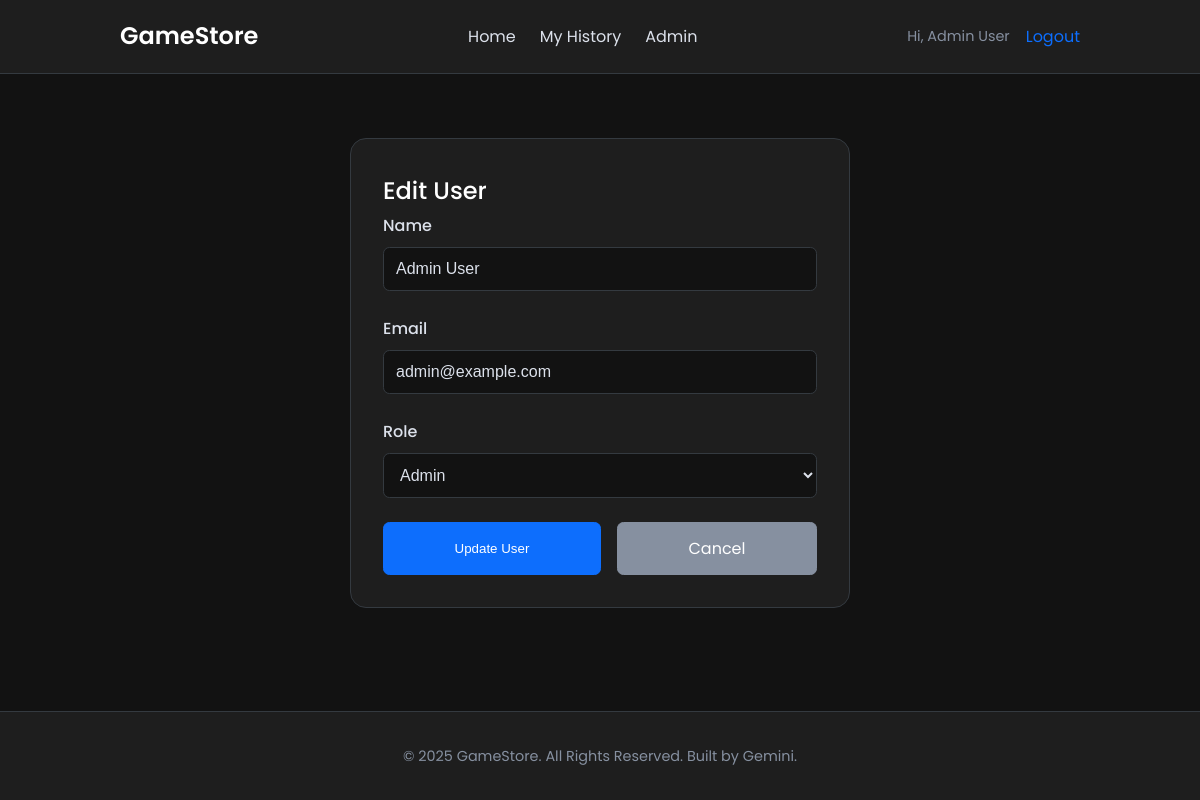
The app's page /admin/users/edit/1 (signed in) with its own data.
### tables this page shows
CREATE TABLE `users` (
  `id` int(11) NOT NULL AUTO_INCREMENT,
  `name` varchar(100) NOT NULL,
  `email` varchar(100) NOT NULL,
  `password` varchar(255) NOT NULL,
  `role` enum('user','admin') NOT NULL DEFAULT 'user',
  PRIMARY KEY (`id`),
  UNIQUE KEY `email` (`email`)
);

### controllers/admin.php (called while the page is built, shortened)
<?php
require_once 'base.php';
require_once 'models/UserModel.php';
class AdminController extends BaseController {
    public function editUser($id = null) {
        $userModel = new UserModel($this->db);
        $user = null;
        $title = 'Add New User';
        if ($id) {
            $user = $userModel->findById($id);
            $title = 'Edit User';
        }
        $this->view('admin/edit_user', [
            'title' => $title,
            'user' => $user
        ]);
    }
}

### index.php (called while the page is built, shortened)
<?php
require_once 'controllers/base.php';
try {
    $pdo = new PDO("mysql:host=" . DB_HOST . ";dbname=" . DB_NAME . ";charset=utf8mb4", DB_USER, DB_PASS);
    $pdo->setAttribute(PDO::ATTR_ERRMODE, PDO::ERRMODE_EXCEPTION);
    $pdo->setAttribute(PDO::ATTR_DEFAULT_FETCH_MODE, PDO::FETCH_ASSOC);
} catch (PDOException $e) {
    die("Database connection failed: " . $e->getMessage());
}
$request_uri = $_SERVER['REQUEST_URI'];
$request_path = parse_url($request_uri, PHP_URL_PATH);
$path_parts = explode('/', trim($request_path, '/'));
$controllerName = $path_parts[0] ?: 'home';
$methodName = $path_parts[1] ?? 'index';
$param1 = $path_parts[2] ?? null;
$param2 = $path_parts[3] ?? null;
function loadController($name, $db) {
    $controllerFile = "controllers/{$name}.php";
    if (file_exists($controllerFile)) {
        $className = ucfirst($name) . 'Controller';
        if (class_exists($className)) {
            return new $className($db);
        }
    }
    return null;
}
if ($controllerName === 'home' || $controllerName === '' || $controllerName === 'index.php') {
    $userController = loadController('user', $pdo);
    if ($userController) $userController->index(); else notFound();
} elseif ($controllerName === 'login') {
    $authController = loadController('auth', $pdo);
    if ($authController) $authController->login(); else notFound();
} elseif ($controllerName === 'register') {
    $authController = loadController('auth', $pdo);
    if ($authController) $authController->register(); else notFound();
} elseif ($controllerName === 'logout') {
    $authController = loadController('auth', $pdo);
    if ($authController) $authController->logout(); else notFound();
} elseif ($controllerName === 'history') {
    $userController = loadController('user', $pdo);
    if ($userController) $userController->history(); else notFound();
} elseif ($controllerName === 'game' && $methodName) {
    $userController = loadController('user', $pdo);
    if ($userController) $userController->show($methodName); else notFound();
} elseif ($controllerName === 'order' && $methodName) {
    $userController = loadController('user', 'order');
    if ($userController) $userController->order($methodName); else notFound();
} elseif ($controllerName === 'rate' && $methodName) {
    $userController = loadController('user', $pdo);
    if ($userController) $userController->rate($methodName); else notFound();
} elseif ($controllerName === 'admin') {
    $adminController = loadController('admin', $pdo);
    if ($methodName === 'index' && !$param1) {
        $adminController->index();
    } elseif ($methodName === 'games') {
        if ($param1 === 'edit' && $param2) $adminController->editGame($param2);
        elseif ($param1 === 'new') $adminController->editGame();
        elseif ($param1 === 'delete' && $param2) $adminController->deleteGame($param2);
        else $adminController->games();
    } elseif ($methodName === 'users') {
        if ($param1 === 'edit' && $param2) $adminController->editUser($param2);
        elseif ($param1 === 'new') $adminController->editUser();
        elseif ($param1 === 'delete' && $param2) $adminController->deleteUser($param2);
        else $adminController->users();
    } elseif ($methodName === 'orders') {
        $adminController->orders();
    } else {
        if(method_exists($adminController, $methodName)) {
            $adminController->$methodName();
        } else {
            $adminController->index();
        }
    }
} else {
    notFound();
}

### models/UserModel.php (called while the page is built, shortened)
<?php
class UserModel {
    private $db;
    public function __construct($db) {
        $this->db = $db;
    }
    public function findById($id) {
        $stmt = $this->db->prepare("SELECT * FROM users WHERE id = ?");
        $stmt->execute([$id]);
        return $stmt->fetch(PDO::FETCH_ASSOC);
    }
}

### views/admin/edit_user.php (the view, shortened to what this page needs)
<?php
$user = $data['user'] ?? null;
$isEdit = $user !== null;
?>
<div class="form-container">
    <h2><?= $isEdit ? 'Edit User' : 'Add New User' ?></h2>
    <form action="<?= $isEdit ? '/admin/users/edit/' . $user['id'] : '/admin/users/new' ?>" method="POST">
        <div class="form-group">
            <label for="name">Name</label>
            <input type="text" id="name" name="name" value="<?= htmlspecialchars($user['name'] ?? '') ?>" required>
        </div>
        <div class="form-group">
            <label for="email">Email</label>
            <input type="email" id="email" name="email" value="<?= htmlspecialchars($user['email'] ?? '') ?>" required>
        </div>
        <div class="form-group">
            <label for="role">Role</label>
            <select id="role" name="role" required>
                <option value="admin" <?= ($user['role'] ?? '') == 'admin' ? 'selected' : '' ?>>Admin</option>
            </select>
        </div>
        <div class="form-actions" style="display: flex; gap: 1rem; margin-top: 1.5rem;">
            <button type="submit" class="btn" style="flex-grow: 1;"><?= $isEdit ? 'Update User' : 'Add User' ?></button>
            <a href="/admin/users" class="btn btn-secondary" style="flex-grow: 1;">Cancel</a>
        </div>
    </form>
</div>

### public/css/style.css (style rules this page uses)
:root { --color-bg: #121212; --color-bg-variant: #1e1e1e; --color-primary: #0d6efd; --color-primary-variant: #0b5ed7; --color-white: #fff; --color-light: #dce1eb; --color-grey: #8690a0; --color-success: #198754; --color-danger: #dc3545; --color-border: #343a40; --container-width-lg: 80%; --container-width-md: 90%; --transition: all 400ms ease; }
* { margin: 0; padding: 0; border: 0; outline: 0; box-sizing: border-box; list-style: none; text-decoration: none; }
body { font-family: 'Poppins', sans-serif; background: var(--color-bg); color: var(--color-light); line-height: 1.7; display: flex; flex-direction: column; min-height: 100vh; }
h1, h2, h3, h4, h5 { font-weight: 500; color: var(--color-white); }
a { color: var(--color-primary); transition: var(--transition); }
.btn { display: inline-block; padding: 0.75rem 1.25rem; background: var(--color-primary); color: var(--color-white); border-radius: 0.4rem; cursor: pointer; border: 1px solid var(--color-primary); transition: var(--transition); text-align: center; }
.btn-secondary { background: var(--color-grey); border-color: var(--color-grey); }
.form-container { max-width: 500px; margin: 0 auto; background: var(--color-bg-variant); padding: 2rem; border-radius: 1rem; border: 1px solid var(--color-border); }
.form-group { margin-bottom: 1.5rem; }
.form-group label { display: block; margin-bottom: 0.5rem; font-weight: 500; }
.form-group input, .form-group select, .form-group textarea { width: 100%; padding: 0.75rem; border-radius: 0.4rem; background: var(--color-bg); border: 1px solid var(--color-border); color: var(--color-light); font-size: 1rem; }
:root { --rating-percent: calc(var(--rating) / 5 * 100); }

### records on screen
users: name "Admin User", email "admin@example.com", role "Admin"

### other values on screen
$_SESSION['user_name'] "Admin User"
